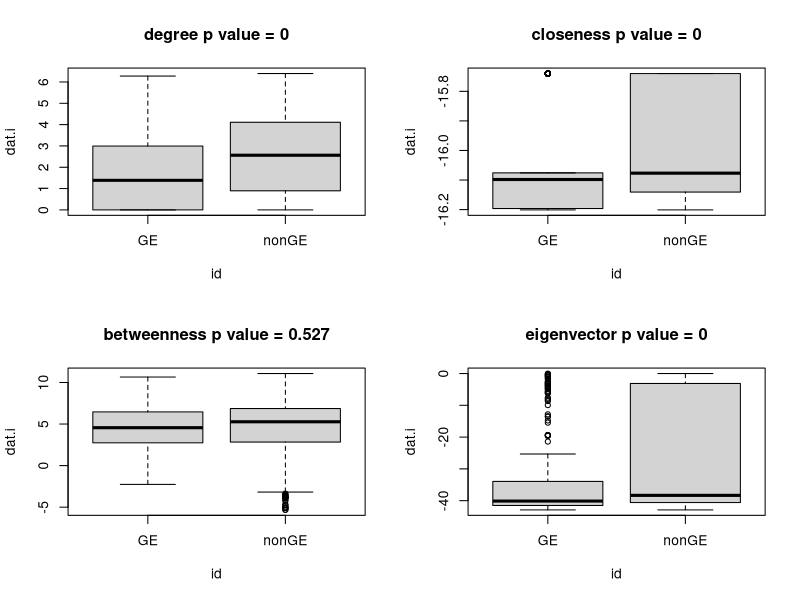

Write R code to recreate this figure.
rm(list=ls())

#libraries
library(igraph)

#data
dat.test<- read.csv("../data/gene_expression_net_feltus_main.csv")

genes_winter <- read.csv("../data/Splitting Drought/Winter GxE.csv")
genes_spring <- read.csv("../data/Splitting Drought/Spring GxE.csv")

genes <- c(as.character(genes_winter[,1]), as.character(genes_spring[,1]))
genes <- unique(genes)

layout(matrix(1:4,ncol=2))
for(i in 2:ncol(dat.test)){
  dat.i <- dat.test[which(is.finite(log(dat.test[,i]))==TRUE),]
  use <- which(dat.i[,1] %in% genes)
  id <- rep('nonGE',nrow(dat.i))
  id[use] <- 'GE'
  dat.i <- log(dat.i[,i])
  obs.i <- abs(mean(dat.i[use])-mean(dat.i[-use]))
  len1 <- c()
  for(j in 1:1000){
    use.j <- sample(1:length(id), length(use), replace=TRUE)
    met.j <- abs(mean(dat.i[use.j])-mean(dat.i[-use.j]))
    len1 <- c(len1,met.j)
  }
  p.i <- round(length(which(len1>obs.i)),4)/j
  boxplot(dat.i~id,main=paste0(colnames(dat.test)[i],' p value = ',p.i))
}